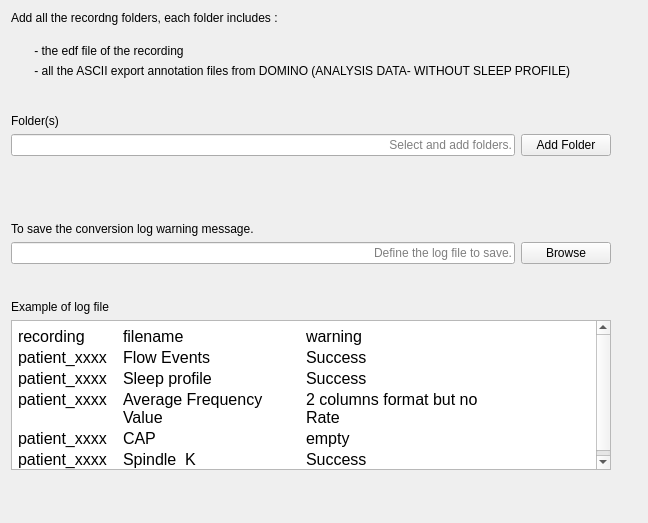
<?xml version="1.0" encoding="UTF-8"?>
<ui version="4.0">
 <class>DominoConverterSettingsView</class>
 <widget class="QWidget" name="DominoConverterSettingsView">
  <property name="geometry">
   <rect>
    <x>0</x>
    <y>0</y>
    <width>648</width>
    <height>523</height>
   </rect>
  </property>
  <property name="windowTitle">
   <string>Form</string>
  </property>
  <property name="styleSheet">
   <string notr="true">font: 12pt &quot;Roboto&quot;;</string>
  </property>
  <layout class="QHBoxLayout" name="horizontalLayout_4">
   <item>
    <layout class="QVBoxLayout" name="verticalLayout_3">
     <item>
      <widget class="QLabel" name="label">
       <property name="text">
        <string>Add all the recordng folders, each folder includes :</string>
       </property>
      </widget>
     </item>
     <item>
      <spacer name="verticalSpacer_3">
       <property name="orientation">
        <enum>Qt::Vertical</enum>
       </property>
       <property name="sizeType">
        <enum>QSizePolicy::Fixed</enum>
       </property>
       <property name="sizeHint" stdset="0">
        <size>
         <width>20</width>
         <height>13</height>
        </size>
       </property>
      </spacer>
     </item>
     <item>
      <layout class="QHBoxLayout" name="horizontalLayout_2">
       <item>
        <spacer name="horizontalSpacer">
         <property name="orientation">
          <enum>Qt::Horizontal</enum>
         </property>
         <property name="sizeType">
          <enum>QSizePolicy::Fixed</enum>
         </property>
         <property name="sizeHint" stdset="0">
          <size>
           <width>20</width>
           <height>20</height>
          </size>
         </property>
        </spacer>
       </item>
       <item>
        <layout class="QVBoxLayout" name="verticalLayout">
         <item>
          <widget class="QLabel" name="label_2">
           <property name="text">
            <string> - the edf file of the recording</string>
           </property>
          </widget>
         </item>
         <item>
          <widget class="QLabel" name="label_3">
           <property name="maximumSize">
            <size>
             <width>1000</width>
             <height>16777215</height>
            </size>
           </property>
           <property name="text">
            <string> - all the ASCII export annotation files from DOMINO (ANALYSIS DATA- WITHOUT SLEEP PROFILE)</string>
           </property>
          </widget>
         </item>
        </layout>
       </item>
      </layout>
     </item>
     <item>
      <spacer name="verticalSpacer_2">
       <property name="orientation">
        <enum>Qt::Vertical</enum>
       </property>
       <property name="sizeType">
        <enum>QSizePolicy::Fixed</enum>
       </property>
       <property name="sizeHint" stdset="0">
        <size>
         <width>20</width>
         <height>30</height>
        </size>
       </property>
      </spacer>
     </item>
     <item>
      <widget class="QLabel" name="folders_label">
       <property name="text">
        <string>Folder(s)</string>
       </property>
      </widget>
     </item>
     <item>
      <layout class="QHBoxLayout" name="horizontalLayout">
       <item>
        <widget class="QLineEdit" name="folders_lineedit">
         <property name="maximumSize">
          <size>
           <width>1000</width>
           <height>16777215</height>
          </size>
         </property>
         <property name="alignment">
          <set>Qt::AlignRight|Qt::AlignTrailing|Qt::AlignVCenter</set>
         </property>
         <property name="placeholderText">
          <string>Select and add folders.</string>
         </property>
        </widget>
       </item>
       <item>
        <widget class="QPushButton" name="pushButton_add_folder">
         <property name="minimumSize">
          <size>
           <width>90</width>
           <height>0</height>
          </size>
         </property>
         <property name="text">
          <string>Add Folder</string>
         </property>
        </widget>
       </item>
      </layout>
     </item>
     <item>
      <spacer name="verticalSpacer_4">
       <property name="orientation">
        <enum>Qt::Vertical</enum>
       </property>
       <property name="sizeType">
        <enum>QSizePolicy::Fixed</enum>
       </property>
       <property name="sizeHint" stdset="0">
        <size>
         <width>20</width>
         <height>60</height>
        </size>
       </property>
      </spacer>
     </item>
     <item>
      <layout class="QVBoxLayout" name="verticalLayout_2">
       <item>
        <widget class="QLabel" name="label_4">
         <property name="text">
          <string>To save the conversion log warning message.</string>
         </property>
        </widget>
       </item>
       <item>
        <layout class="QHBoxLayout" name="horizontalLayout_3">
         <item>
          <widget class="QLineEdit" name="lineEdit_logfilename">
           <property name="alignment">
            <set>Qt::AlignRight|Qt::AlignTrailing|Qt::AlignVCenter</set>
           </property>
           <property name="placeholderText">
            <string>Define the log file to save.</string>
           </property>
          </widget>
         </item>
         <item>
          <widget class="QPushButton" name="pushButton_browse_log">
           <property name="minimumSize">
            <size>
             <width>90</width>
             <height>0</height>
            </size>
           </property>
           <property name="text">
            <string>Browse</string>
           </property>
          </widget>
         </item>
        </layout>
       </item>
      </layout>
     </item>
     <item>
      <spacer name="verticalSpacer_5">
       <property name="orientation">
        <enum>Qt::Vertical</enum>
       </property>
       <property name="sizeType">
        <enum>QSizePolicy::Fixed</enum>
       </property>
       <property name="sizeHint" stdset="0">
        <size>
         <width>20</width>
         <height>30</height>
        </size>
       </property>
      </spacer>
     </item>
     <item>
      <widget class="QLabel" name="label_5">
       <property name="text">
        <string>Example of log file</string>
       </property>
      </widget>
     </item>
     <item>
      <widget class="QTextEdit" name="textEdit">
       <property name="minimumSize">
        <size>
         <width>600</width>
         <height>150</height>
        </size>
       </property>
       <property name="readOnly">
        <bool>true</bool>
       </property>
       <property name="html">
        <string>&lt;!DOCTYPE HTML PUBLIC &quot;-//W3C//DTD HTML 4.0//EN&quot; &quot;http://www.w3.org/TR/REC-html40/strict.dtd&quot;&gt;
&lt;html&gt;&lt;head&gt;&lt;meta name=&quot;qrichtext&quot; content=&quot;1&quot; /&gt;&lt;style type=&quot;text/css&quot;&gt;
p, li { white-space: pre-wrap; }
&lt;/style&gt;&lt;/head&gt;&lt;body style=&quot; font-family:'Roboto'; font-size:12pt; font-weight:400; font-style:normal;&quot;&gt;
&lt;table border=&quot;0&quot; style=&quot; margin-top:0px; margin-bottom:0px; margin-left:0px; margin-right:0px;&quot; cellspacing=&quot;2&quot; cellpadding=&quot;0&quot;&gt;
&lt;tr&gt;
&lt;td width=&quot;103&quot;&gt;
&lt;p style=&quot; margin-top:0px; margin-bottom:0px; margin-left:0px; margin-right:0px; -qt-block-indent:0; text-indent:0px;&quot;&gt;recording&lt;/p&gt;&lt;/td&gt;
&lt;td width=&quot;181&quot;&gt;
&lt;p style=&quot; margin-top:0px; margin-bottom:0px; margin-left:0px; margin-right:0px; -qt-block-indent:0; text-indent:0px;&quot;&gt;filename&lt;/p&gt;&lt;/td&gt;
&lt;td width=&quot;192&quot;&gt;
&lt;p style=&quot; margin-top:0px; margin-bottom:0px; margin-left:0px; margin-right:0px; -qt-block-indent:0; text-indent:0px;&quot;&gt;warning&lt;/p&gt;&lt;/td&gt;&lt;/tr&gt;
&lt;tr&gt;
&lt;td&gt;
&lt;p style=&quot; margin-top:0px; margin-bottom:0px; margin-left:0px; margin-right:0px; -qt-block-indent:0; text-indent:0px;&quot;&gt;patient_xxxx&lt;/p&gt;&lt;/td&gt;
&lt;td&gt;
&lt;p style=&quot; margin-top:0px; margin-bottom:0px; margin-left:0px; margin-right:0px; -qt-block-indent:0; text-indent:0px;&quot;&gt;Flow Events&lt;/p&gt;&lt;/td&gt;
&lt;td&gt;
&lt;p style=&quot; margin-top:0px; margin-bottom:0px; margin-left:0px; margin-right:0px; -qt-block-indent:0; text-indent:0px;&quot;&gt;Success&lt;/p&gt;&lt;/td&gt;&lt;/tr&gt;
&lt;tr&gt;
&lt;td&gt;
&lt;p style=&quot; margin-top:0px; margin-bottom:0px; margin-left:0px; margin-right:0px; -qt-block-indent:0; text-indent:0px;&quot;&gt;patient_xxxx&lt;/p&gt;&lt;/td&gt;
&lt;td&gt;
&lt;p style=&quot; margin-top:0px; margin-bottom:0px; margin-left:0px; margin-right:0px; -qt-block-indent:0; text-indent:0px;&quot;&gt;Sleep profile&lt;/p&gt;&lt;/td&gt;
&lt;td&gt;
&lt;p style=&quot; margin-top:0px; margin-bottom:0px; margin-left:0px; margin-right:0px; -qt-block-indent:0; text-indent:0px;&quot;&gt;Success&lt;/p&gt;&lt;/td&gt;&lt;/tr&gt;
&lt;tr&gt;
&lt;td&gt;
&lt;p style=&quot; margin-top:0px; margin-bottom:0px; margin-left:0px; margin-right:0px; -qt-block-indent:0; text-indent:0px;&quot;&gt;patient_xxxx&lt;/p&gt;&lt;/td&gt;
&lt;td&gt;
&lt;p style=&quot; margin-top:0px; margin-bottom:0px; margin-left:0px; margin-right:0px; -qt-block-indent:0; text-indent:0px;&quot;&gt;Average Frequency Value&lt;/p&gt;&lt;/td&gt;
&lt;td&gt;
&lt;p style=&quot; margin-top:0px; margin-bottom:0px; margin-left:0px; margin-right:0px; -qt-block-indent:0; text-indent:0px;&quot;&gt;2 columns format but no Rate&lt;/p&gt;&lt;/td&gt;&lt;/tr&gt;
&lt;tr&gt;
&lt;td&gt;
&lt;p style=&quot; margin-top:0px; margin-bottom:0px; margin-left:0px; margin-right:0px; -qt-block-indent:0; text-indent:0px;&quot;&gt;patient_xxxx&lt;/p&gt;&lt;/td&gt;
&lt;td&gt;
&lt;p style=&quot; margin-top:0px; margin-bottom:0px; margin-left:0px; margin-right:0px; -qt-block-indent:0; text-indent:0px;&quot;&gt;CAP&lt;/p&gt;&lt;/td&gt;
&lt;td&gt;
&lt;p style=&quot; margin-top:0px; margin-bottom:0px; margin-left:0px; margin-right:0px; -qt-block-indent:0; text-indent:0px;&quot;&gt;empty&lt;/p&gt;&lt;/td&gt;&lt;/tr&gt;
&lt;tr&gt;
&lt;td&gt;
&lt;p style=&quot; margin-top:0px; margin-bottom:0px; margin-left:0px; margin-right:0px; -qt-block-indent:0; text-indent:0px;&quot;&gt;patient_xxxx&lt;/p&gt;&lt;/td&gt;
&lt;td&gt;
&lt;p style=&quot; margin-top:0px; margin-bottom:0px; margin-left:0px; margin-right:0px; -qt-block-indent:0; text-indent:0px;&quot;&gt;Spindle  K&lt;/p&gt;&lt;/td&gt;
&lt;td&gt;
&lt;p style=&quot; margin-top:0px; margin-bottom:0px; margin-left:0px; margin-right:0px; -qt-block-indent:0; text-indent:0px;&quot;&gt;Success&lt;/p&gt;&lt;/td&gt;&lt;/tr&gt;&lt;/table&gt;&lt;/body&gt;&lt;/html&gt;</string>
       </property>
      </widget>
     </item>
     <item>
      <spacer name="verticalSpacer">
       <property name="orientation">
        <enum>Qt::Vertical</enum>
       </property>
       <property name="sizeHint" stdset="0">
        <size>
         <width>20</width>
         <height>225</height>
        </size>
       </property>
      </spacer>
     </item>
    </layout>
   </item>
   <item>
    <spacer name="horizontalSpacer_2">
     <property name="orientation">
      <enum>Qt::Horizontal</enum>
     </property>
     <property name="sizeHint" stdset="0">
      <size>
       <width>40</width>
       <height>20</height>
      </size>
     </property>
    </spacer>
   </item>
  </layout>
 </widget>
 <resources>
  <include location="../../../../scinodes_poc/src/main/python/ui/themes/themes.qrc"/>
 </resources>
 <connections>
  <connection>
   <sender>pushButton_add_folder</sender>
   <signal>clicked()</signal>
   <receiver>DominoConverterSettingsView</receiver>
   <slot>add_folder_slot()</slot>
   <hints>
    <hint type="sourcelabel">
     <x>500</x>
     <y>141</y>
    </hint>
    <hint type="destinationlabel">
     <x>405</x>
     <y>212</y>
    </hint>
   </hints>
  </connection>
  <connection>
   <sender>pushButton_browse_log</sender>
   <signal>clicked()</signal>
   <receiver>DominoConverterSettingsView</receiver>
   <slot>browse_log_slot()</slot>
   <hints>
    <hint type="sourcelabel">
     <x>733</x>
     <y>316</y>
    </hint>
    <hint type="destinationlabel">
     <x>400</x>
     <y>178</y>
    </hint>
   </hints>
  </connection>
 </connections>
 <slots>
  <slot>add_folder_slot()</slot>
  <slot>browse_log_slot()</slot>
 </slots>
</ui>
